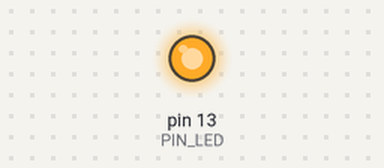
The sketch below on a simulated Arduino Uno, built with avr-gcc and run on an emulated ATmega328P. On the bench: output pins drawn as LEDs (lit = HIGH).

Above: at 0.5 s.
At 1.85 s:
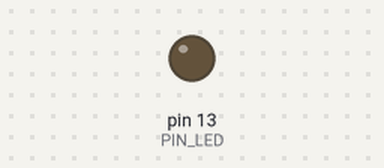
Timing chart, 0 to 3.0 s (numbered marks = the images above):
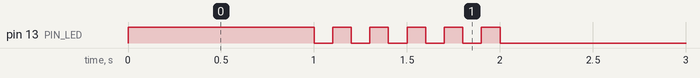

The sketch:

sketch_sep14a.ino
```cpp
#define PIN_LED 13
bool loop1=true;

void setup() {
  pinMode(PIN_LED, OUTPUT);
}

void loop() {
  while(loop1)
  {
  digitalWrite(PIN_LED, 1);
  delay(1000);
  for(int i=0; i<5; i++)
    {
    digitalWrite(PIN_LED, 0);
    delay(100);
    digitalWrite(PIN_LED, 1);
    delay(100);
    }
  loop1=false;
  digitalWrite(PIN_LED, 0);
  }

}
```

Measured:
- by itself, pin 13 (PIN_LED): repeats every 0.20 s: LOW 0.10 s, HIGH 0.10 s, until it stays LOW from 2.0 s
